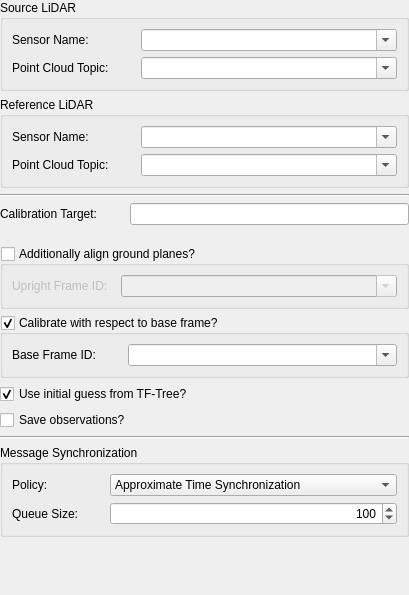
<?xml version="1.0" encoding="UTF-8"?>
<ui version="4.0">
 <class>multisensor_calibration::ExtrinsicLidarLidarConfigWidget</class>
 <widget class="QWidget" name="multisensor_calibration::ExtrinsicLidarLidarConfigWidget">
  <property name="geometry">
   <rect>
    <x>0</x>
    <y>0</y>
   <width>409</width>
   <height>595</height>
   </rect>
  </property>
  <property name="sizePolicy">
   <sizepolicy hsizetype="Preferred" vsizetype="Fixed">
    <horstretch>0</horstretch>
    <verstretch>0</verstretch>
   </sizepolicy>
  </property>
  <property name="minimumSize">
   <size>
    <width>0</width>
    <height>513</height>
   </size>
  </property>
  <property name="maximumSize">
   <size>
    <width>16777215</width>
    <height>595</height>
   </size>
  </property>
  <property name="windowTitle">
   <string>Form</string>
  </property>
  <layout class="QVBoxLayout" name="verticalLayout">
   <property name="leftMargin">
    <number>0</number>
   </property>
   <property name="topMargin">
    <number>0</number>
   </property>
   <property name="rightMargin">
    <number>0</number>
   </property>
   <property name="bottomMargin">
    <number>0</number>
   </property>
   <item>
    <widget class="QGroupBox" name="srcGroupBox">
     <property name="title">
      <string>Source LiDAR</string>
     </property>
     <layout class="QFormLayout" name="formLayout">
      <property name="horizontalSpacing">
       <number>32</number>
      </property>
      <item row="0" column="0">
       <widget class="QLabel" name="srcNameLabel">
        <property name="text">
         <string>Sensor Name:</string>
        </property>
       </widget>
      </item>
      <item row="0" column="1">
       <widget class="QComboBox" name="srcNameComboBox">
        <property name="toolTip">
         <string>Select or enter the name of the source LiDAR sensor.</string>
        </property>
        <property name="editable">
         <bool>true</bool>
        </property>
       </widget>
      </item>
      <item row="1" column="0">
       <widget class="QLabel" name="srcCloudTopicLabel">
        <property name="text">
         <string>Point Cloud Topic:</string>
        </property>
       </widget>
      </item>
      <item row="1" column="1">
       <widget class="QComboBox" name="srcCloudTopicComboBox">
        <property name="toolTip">
         <string>Select or enter the topic name on which the point clouds are published.</string>
        </property>
        <property name="editable">
         <bool>true</bool>
        </property>
       </widget>
      </item>
     </layout>
    </widget>
   </item>
   <item>
    <widget class="QGroupBox" name="refGroupBox">
     <property name="title">
      <string>Reference LiDAR</string>
     </property>
     <layout class="QFormLayout" name="formLayout_2">
      <property name="horizontalSpacing">
       <number>32</number>
      </property>
      <item row="0" column="0">
       <widget class="QLabel" name="refNameLabel">
        <property name="text">
         <string>Sensor Name:</string>
        </property>
       </widget>
      </item>
      <item row="1" column="0">
       <widget class="QLabel" name="refCloudTopicLabel">
        <property name="text">
         <string>Point Cloud Topic:</string>
        </property>
       </widget>
      </item>
      <item row="1" column="1">
       <widget class="QComboBox" name="refCloudTopicComboBox">
        <property name="toolTip">
         <string>Select or enter the topic name on which the point clouds are published.</string>
        </property>
        <property name="editable">
         <bool>true</bool>
        </property>
       </widget>
      </item>
      <item row="0" column="1">
       <widget class="QComboBox" name="refNameComboBox">
        <property name="toolTip">
         <string>Select or enter the name of the reference LiDAR sensor.</string>
        </property>
        <property name="editable">
         <bool>true</bool>
        </property>
       </widget>
      </item>
     </layout>
    </widget>
   </item>
   <item>
    <widget class="Line" name="line">
     <property name="orientation">
      <enum>Qt::Horizontal</enum>
     </property>
    </widget>
   </item>
   <item>
    <widget class="QWidget" name="calibTargetWidget" native="true">
     <property name="sizePolicy">
      <sizepolicy hsizetype="MinimumExpanding" vsizetype="Minimum">
       <horstretch>0</horstretch>
       <verstretch>0</verstretch>
      </sizepolicy>
     </property>
     <property name="minimumSize">
      <size>
       <width>0</width>
       <height>37</height>
      </size>
     </property>
     <property name="maximumSize">
      <size>
       <width>16777215</width>
       <height>37</height>
      </size>
     </property>
     <layout class="QFormLayout" name="formLayout_3">
      <property name="horizontalSpacing">
       <number>32</number>
      </property>
      <property name="leftMargin">
       <number>0</number>
      </property>
      <property name="topMargin">
       <number>0</number>
      </property>
      <property name="rightMargin">
       <number>0</number>
      </property>
      <property name="bottomMargin">
       <number>0</number>
      </property>
      <item row="0" column="0">
       <widget class="QLabel" name="calibTargetFileLabel">
        <property name="text">
         <string>Calibration Target:</string>
        </property>
       </widget>
      </item>
      <item row="0" column="1">
       <widget class="QLineEdit" name="calibTargetFileLineEdit">
        <property name="toolTip">
         <string>Configuration file of the calibration target.</string>
        </property>
        <property name="readOnly">
         <bool>true</bool>
        </property>
       </widget>
      </item>
     </layout>
    </widget>
   </item>
   <item>
    <widget class="QGroupBox" name="alignGroundPlanesGroupBox">
     <property name="toolTip">
      <string>Set to true, to additionally align the ground planes in the sensor data. Additionally specify the upright frame ID.</string>
     </property>
     <property name="title">
      <string>Additionally align ground planes?</string>
     </property>
     <property name="checkable">
      <bool>true</bool>
     </property>
     <property name="checked">
      <bool>false</bool>
     </property>
     <layout class="QFormLayout" name="formLayout_6">
      <property name="horizontalSpacing">
       <number>13</number>
      </property>
      <item row="0" column="0">
       <widget class="QLabel" name="uprightFrameIdLabel">
        <property name="text">
         <string>Upright Frame ID:</string>
        </property>
       </widget>
      </item>
      <item row="0" column="1">
       <widget class="QComboBox" name="uprightFrameIdComboBox">
        <property name="toolTip">
         <string>ID of Frame which has an upwards pointing z-axis. Used to detect ground plane in sensor data.</string>
        </property>
        <property name="editable">
         <bool>true</bool>
        </property>
       </widget>
      </item>
     </layout>
    </widget>
   </item>
   <item>
    <widget class="QGroupBox" name="baseFrameGroupBox">
     <property name="toolTip">
      <string>Calibrate the pose of the source sensor with respect to a base frame.</string>
     </property>
     <property name="title">
      <string>Calibrate with respect to base frame?</string>
     </property>
     <property name="checkable">
      <bool>true</bool>
     </property>
     <layout class="QFormLayout" name="formLayout_4">
      <property name="horizontalSpacing">
       <number>32</number>
      </property>
      <item row="0" column="0">
       <widget class="QLabel" name="baseFrameLabel">
        <property name="text">
         <string>Base Frame ID:</string>
        </property>
       </widget>
      </item>
      <item row="0" column="1">
       <widget class="QComboBox" name="baseFrameComboBox">
        <property name="toolTip">
         <string>Select the frame ID of the base frame with respect to which the pose is to be calibrated.</string>
        </property>
        <property name="editable">
         <bool>true</bool>
        </property>
        <property name="sizeAdjustPolicy">
         <enum>QComboBox::AdjustToContentsOnFirstShow</enum>
        </property>
       </widget>
      </item>
     </layout>
    </widget>
   </item>
   <item>
    <widget class="QCheckBox" name="initialGuessCheckBox">
     <property name="toolTip">
      <string>Use the data provided by the TF-Tree to extract an initial guess for the calibration.</string>
     </property>
     <property name="text">
      <string>Use initial guess from TF-Tree?</string>
     </property>
     <property name="checked">
      <bool>true</bool>
     </property>
    </widget>
   </item>
   <item>
    <widget class="QCheckBox" name="observationsCheckBox">
     <property name="toolTip">
      <string>Save the observations which have been used for the calibration into the calibration workspace.</string>
     </property>
     <property name="text">
      <string>Save observations?</string>
     </property>
    </widget>
   </item>
   <item>
    <widget class="Line" name="line_2">
     <property name="orientation">
      <enum>Qt::Horizontal</enum>
     </property>
    </widget>
   </item>
   <item>
    <widget class="QGroupBox" name="synchronizatioGroupBox">
     <property name="sizePolicy">
      <sizepolicy hsizetype="Preferred" vsizetype="Fixed">
       <horstretch>0</horstretch>
       <verstretch>0</verstretch>
      </sizepolicy>
     </property>
     <property name="title">
      <string>Message Synchronization</string>
     </property>
     <layout class="QFormLayout" name="formLayout_5">
      <property name="horizontalSpacing">
       <number>32</number>
      </property>
      <item row="0" column="0">
       <widget class="QLabel" name="syncPolicyLabel">
        <property name="text">
         <string>Policy:</string>
        </property>
       </widget>
      </item>
      <item row="0" column="1">
       <widget class="QComboBox" name="syncPolicyComboBox">
        <property name="toolTip">
         <string>Select which type of time synchronization is to be used to synchronize the sensor messages.</string>
        </property>
        <property name="currentIndex">
         <number>1</number>
        </property>
        <item>
         <property name="text">
          <string>Exact Time Synchronization</string>
         </property>
        </item>
        <item>
         <property name="text">
          <string>Approximate Time Synchronization</string>
         </property>
        </item>
       </widget>
      </item>
      <item row="1" column="0">
       <widget class="QLabel" name="queueSizeLabel">
        <property name="text">
         <string>Queue Size:</string>
        </property>
       </widget>
      </item>
      <item row="1" column="1">
       <widget class="QSpinBox" name="queueSizeSpinBox">
        <property name="toolTip">
         <string>Queue size used for the time synchronization.</string>
        </property>
        <property name="layoutDirection">
         <enum>Qt::LeftToRight</enum>
        </property>
        <property name="alignment">
         <set>Qt::AlignRight|Qt::AlignTrailing|Qt::AlignVCenter</set>
        </property>
        <property name="buttonSymbols">
         <enum>QAbstractSpinBox::UpDownArrows</enum>
        </property>
        <property name="minimum">
         <number>1</number>
        </property>
        <property name="maximum">
         <number>999</number>
        </property>
        <property name="singleStep">
         <number>10</number>
        </property>
        <property name="value">
         <number>100</number>
        </property>
       </widget>
      </item>
     </layout>
    </widget>
   </item>
   <item>
    <spacer name="verticalSpacer">
     <property name="orientation">
      <enum>Qt::Vertical</enum>
     </property>
     <property name="sizeType">
      <enum>QSizePolicy::MinimumExpanding</enum>
     </property>
     <property name="sizeHint" stdset="0">
      <size>
       <width>20</width>
       <height>0</height>
      </size>
     </property>
    </spacer>
   </item>
  </layout>
 </widget>
 <resources/>
 <connections/>
</ui>
